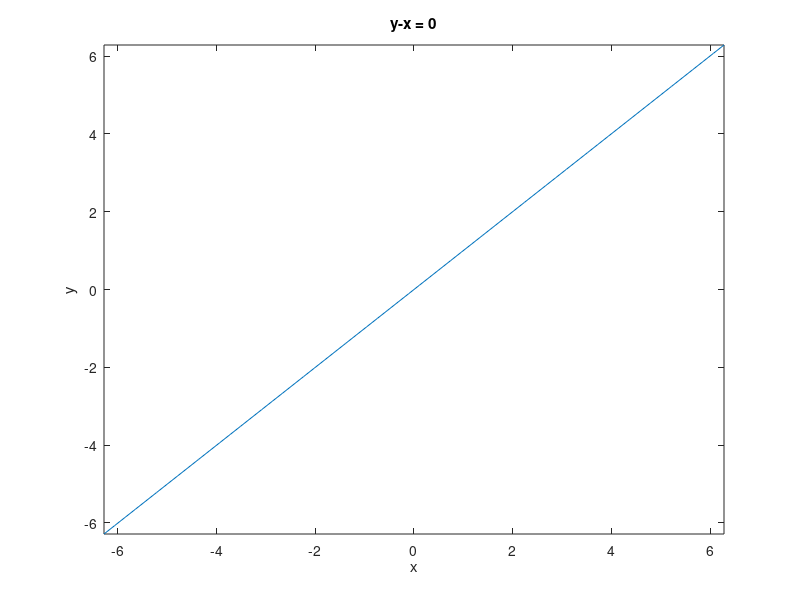

Recreate this plot in MATLAB.
%ezplot('(x+y)^2-8*x')
%ezplot('x-y-2')
%hold on
%ezplot('-x+y')
%hold on
%ezplot('8*x-(x+y)^2')
%hold on
ezplot("y-x")
hold on
%ezplot("y-1")
%hold on